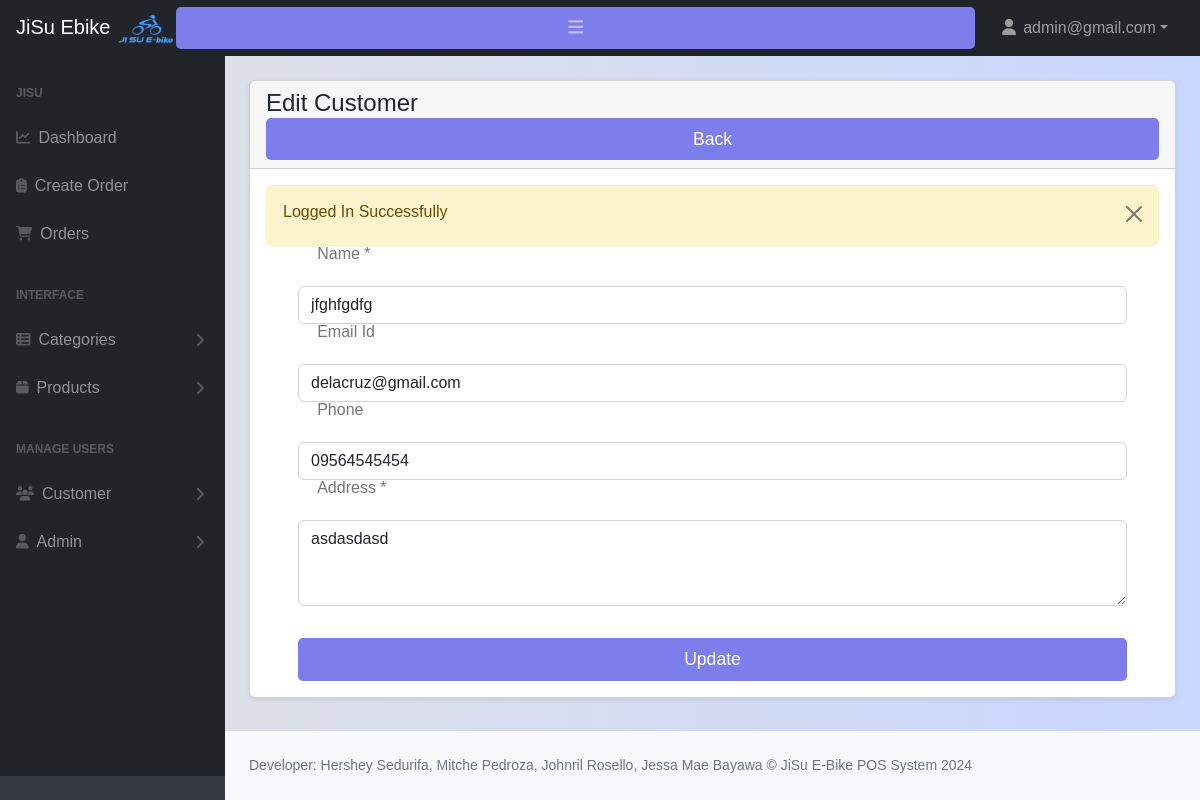
/admin/customers-edit.php?id=86 (signed in), run on the app's committed database.
### tables this page shows
CREATE TABLE `customers` (
  `id` int(11) NOT NULL,
  `name` varchar(255) NOT NULL,
  `email` varchar(255) DEFAULT NULL,
  `phone` varchar(255) DEFAULT NULL,
  `status` tinyint(1) NOT NULL DEFAULT 0 COMMENT '0=visible,1=hidden',
  `address` varchar(150) NOT NULL,
  `created_at` date NOT NULL DEFAULT current_timestamp()
);

### admin/customers-edit.php (the view, shortened to what this page needs)
<?php include('includes/header.php'); ?>
<div class="container-fluid px-4">
        <div class="card mt-4 shadow-sm">
          <div class="card-header">
               <h4 class="mb-0">Edit Customer
                    <a href="customers.php" class="btn btn-danger float-end">Back</a>
               </h4>
          </div>
          <div class="card-body">
               <form action="code.php" method="POST">
               <?php
                   $paramValue = checkParamId('id');
                   $customer = getById('customers', $paramValue);
                   if($customer['status'] == 200)
                   {
                       ?>
                       <div class="row">
    <div class="col-md-12 mb-3">
        <label for="">Name *</label>
        <input type="text" name="name" required value="<?= $customer['data']['name']; ?>" class="form-control" />
    </div>
    <div class="col-md-12 mb-3">
        <label for="">Email Id</label>
        <input type="email" name="email" value="<?= $customer['data']['email']; ?>" class="form-control" />
    </div>
    <div class="col-md-12 mb-3">
        <label for="">Phone</label>
        <input type="number" name="phone" value="<?= $customer['data']['phone']; ?>" class="form-control" />
    </div>
    <div class="col-md-12 mb-3">
        <label for="">Address *</label>
        <textarea name="address" class="form-control" rows="3" required><?= $customer['data']['address']; ?></textarea>
    </div>
    <div class="d-flex justify-content-end mt-3">
        <br />
        <button type="submit" name="updateCustomer" class="btn btn-primary">Update</button>
    </div>
</div>
                <?php
                   }
                   else
                   {
                    echo '<h5>'.$customer['message'].'</h5>';
                    return false;
                   }
               ?>
               </form>
          </div>
        </div>
     </div>
<?php include('includes/footer.php'); ?>

### customer/style.css (style rules this page uses)
* { margin:0; padding:0; box-sizing:border-box; font-family:"poppins",sans-serif; }
body { background-color: #c9d6ff; background:linear-gradient(to right,#e2e2e2,#c9d6ff); }
form { margin:0 2rem; }
input { color:inherit; width:100%; background-color:transparent; border:none; border-bottom:1px solid #757575; padding-left:1.5rem; font-size:15px; }
input::placeholder { color:transparent; }
label { color:#757575; position:relative; left:1.2em; top:-1.3em; cursor:auto; transition:0.3s ease all; }
.btn { font-size:1.1rem; padding:8px 0; border-radius:5px; outline:none; border:none; width:100%; background:rgb(125,125,235); color:white; cursor:pointer; transition:0.9s; }
button { color:rgb(125,125,235); border:none; background-color:transparent; font-size:1rem; font-weight:bold; }

### data on the page
customers: name "jfghfgdfg", email "delacruz@gmail.com", phone "09564545454", address "asdasdasd"

### other printed values
$_SESSION['loggedInUser']['email'] "admin@gmail.com"
$_SESSION['status'] "Logged In Successfully"
